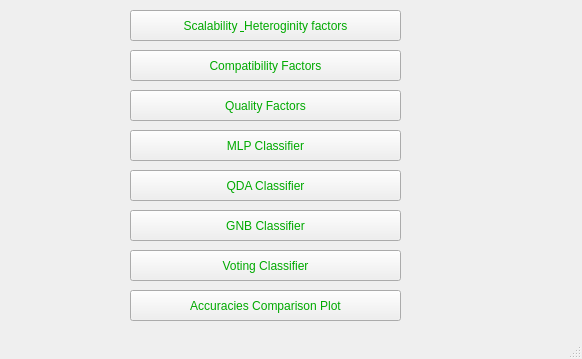
<?xml version="1.0" encoding="UTF-8"?>
<ui version="4.0">
 <class>MainWindow</class>
 <widget class="QMainWindow" name="MainWindow">
  <property name="geometry">
   <rect>
    <x>0</x>
    <y>0</y>
    <width>582</width>
    <height>359</height>
   </rect>
  </property>
  <property name="windowTitle">
   <string>Trust Prediction Based on Extreme Learning</string>
  </property>
  <property name="styleSheet">
   <string notr="true">color: rgb(0, 170, 0);
font: 75 12pt &quot;MS Shell Dlg 2&quot;;</string>
  </property>
  <widget class="QWidget" name="centralwidget">
   <widget class="QPushButton" name="pushButton">
    <property name="geometry">
     <rect>
      <x>130</x>
      <y>50</y>
      <width>271</width>
      <height>31</height>
     </rect>
    </property>
    <property name="text">
     <string>Compatibility Factors</string>
    </property>
   </widget>
   <widget class="QPushButton" name="pushButton_2">
    <property name="geometry">
     <rect>
      <x>130</x>
      <y>90</y>
      <width>271</width>
      <height>31</height>
     </rect>
    </property>
    <property name="text">
     <string>Quality Factors</string>
    </property>
   </widget>
   <widget class="QPushButton" name="pushButton_3">
    <property name="geometry">
     <rect>
      <x>130</x>
      <y>130</y>
      <width>271</width>
      <height>31</height>
     </rect>
    </property>
    <property name="text">
     <string>MLP Classifier</string>
    </property>
   </widget>
   <widget class="QPushButton" name="pushButton_4">
    <property name="geometry">
     <rect>
      <x>130</x>
      <y>170</y>
      <width>271</width>
      <height>31</height>
     </rect>
    </property>
    <property name="text">
     <string>QDA Classifier</string>
    </property>
   </widget>
   <widget class="QPushButton" name="pushButton_5">
    <property name="geometry">
     <rect>
      <x>130</x>
      <y>10</y>
      <width>271</width>
      <height>31</height>
     </rect>
    </property>
    <property name="text">
     <string>Scalability &amp; Heteroginity factors</string>
    </property>
   </widget>
   <widget class="QPushButton" name="pushButton_6">
    <property name="geometry">
     <rect>
      <x>130</x>
      <y>290</y>
      <width>271</width>
      <height>31</height>
     </rect>
    </property>
    <property name="text">
     <string>Accuracies Comparison Plot</string>
    </property>
   </widget>
   <widget class="QPushButton" name="pushButton_7">
    <property name="geometry">
     <rect>
      <x>130</x>
      <y>250</y>
      <width>271</width>
      <height>31</height>
     </rect>
    </property>
    <property name="text">
     <string>Voting Classifier</string>
    </property>
   </widget>
   <widget class="QPushButton" name="pushButton_8">
    <property name="geometry">
     <rect>
      <x>130</x>
      <y>210</y>
      <width>271</width>
      <height>31</height>
     </rect>
    </property>
    <property name="text">
     <string>GNB Classifier</string>
    </property>
   </widget>
  </widget>
  <widget class="QStatusBar" name="statusbar"/>
 </widget>
 <resources/>
 <connections/>
</ui>
